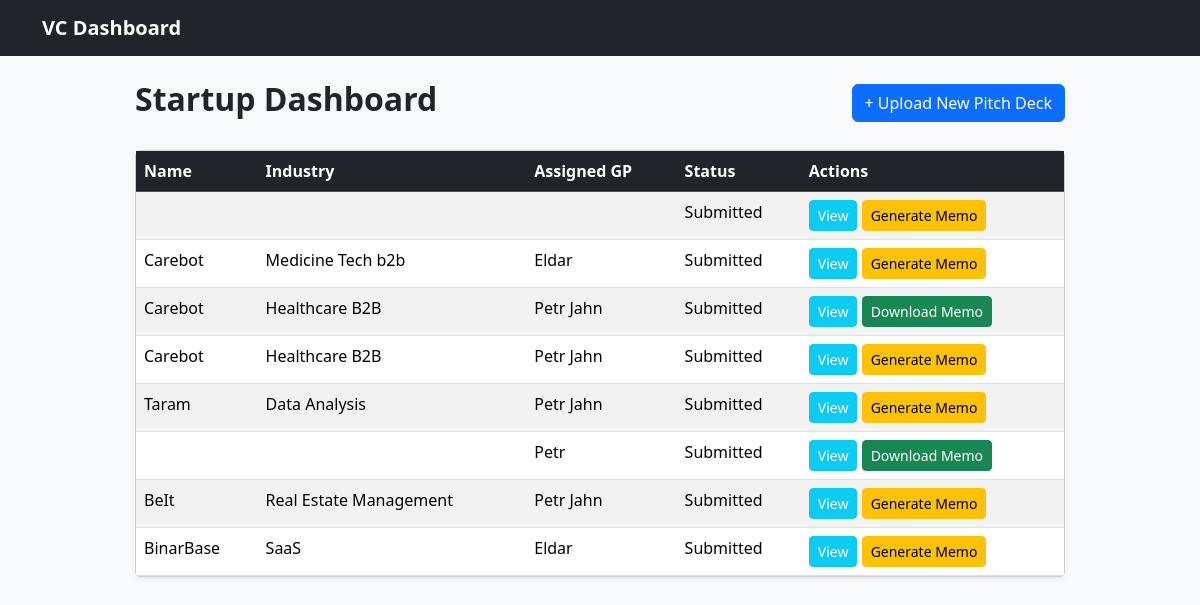
Before: / with the older database file.
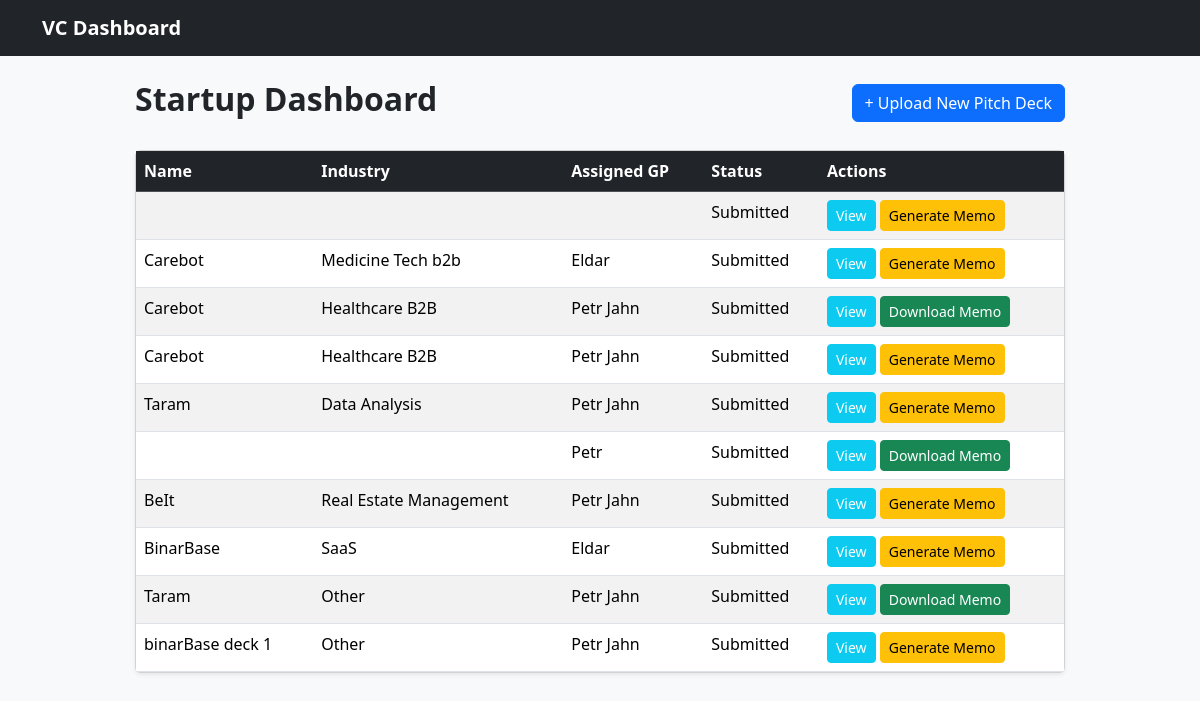
After: the same page with the newer database file.
### app.py (models this page shows)
class Startup(db.Model):
    id = db.Column(db.Integer, primary_key=True)
    name = db.Column(db.String(200), nullable=False)
    industry = db.Column(db.String(100))
    stage = db.Column(db.String(50))
    assigned_gp = db.Column(db.String(100))
    contact_person = db.Column(db.String(100))
    founders = db.Column(db.Text)
    arr = db.Column(db.Float)
    funding = db.Column(db.Float)
    valuation = db.Column(db.Float)
    gp_notes = db.Column(db.Text)  # store raw memo markdown
    status = db.Column(db.String(50))
    memo_pdf = db.Column(db.String(200))
    deck_file = db.Column(db.String(200))

### app.py (the view)
@app.route("/")
def dashboard():
    startups = Startup.query.all()
    return render_template("dashboard.html", startups=startups)

### templates/dashboard.html (shortened to what this page needs)
{% extends "base.html" %}
{% block content %}
<div class="d-flex justify-content-between align-items-center mb-4">
  <h2 class="fw-bold">Startup Dashboard</h2>
  <a href="{{ url_for('upload_pitchdeck') }}" class="btn btn-primary">+ Upload New Pitch Deck</a>
</div>
<div class="card shadow-sm">
  <div class="card-body p-0">
    <table class="table table-striped mb-0">
      <thead class="table-dark">
        <tr>
          <th>Name</th>
          <th>Industry</th>
          <th>Assigned GP</th>
          <th>Status</th>
          <th>Actions</th>
        </tr>
      </thead>
      <tbody>
        {% for startup in startups %}
        <tr>
          <td>{{ startup.name }}</td>
          <td>{{ startup.industry }}</td>
          <td>{{ startup.assigned_gp }}</td>
          <td>{{ startup.status }}</td>
          <td>
            <a href="{{ url_for('view_startup', startup_id=startup.id) }}" class="btn btn-sm btn-info text-white">View</a>
            {% if startup.memo_pdf %}
<a href="{{ url_for('download_memo', startup_id=startup.id) }}" class="btn btn-sm btn-success">Download Memo</a>
            {% else %}
              <a href="{{ url_for('generate_memo_for_startup', startup_id=startup.id) }}" class="btn btn-sm btn-warning">Generate Memo</a>
            {% endif %}
          </td>
        </tr>
        {% endfor %}
      </tbody>
    </table>
  </div>
</div>
{% endblock %}

### templates/base.html (shortened to what this page needs)
<!doctype html>
<html lang="en">
  <head>
    <link href="https://cdn.jsdelivr.net/npm/bootstrap@5.3.2/dist/css/bootstrap.min.css" rel="stylesheet">
  </head>
  <body class="bg-light">
    <nav class="navbar navbar-dark bg-dark mb-4">
      <div class="container">
        <a class="navbar-brand fw-bold" href="{{ url_for('dashboard') }}">VC Dashboard</a>
      </div>
    </nav>
    <main class="container d-flex flex-column align-items-center">
      <div class="col-lg-10">
        {% block content %}{% endblock %}
      </div>
    </main>
  </body>
</html>

Changed rows visible on the page:
added Startup: name "Taram", industry "Other", assigned_gp "Petr Jahn", status "Submitted"
added Startup: name "binarBase deck 1", industry "Other", assigned_gp "Petr Jahn", status "Submitted"
